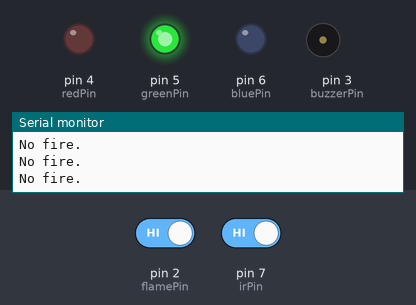
This sketch was run on a simulated Arduino Uno, built with avr-gcc and run on an emulated ATmega328P. On the bench: output pins drawn as LEDs (lit = HIGH), buzzer (waves = sounding, pin HIGH), the last lines printed to the serial monitor. Inputs (shaded band) come from the test bench; at power-on: pin 2 (flamePin) HIGH, pin 7 (irPin) HIGH.

Above: at 1.2 s.
1.3 s: pin 2 (flamePin) driven LOW
At 1.8 s:
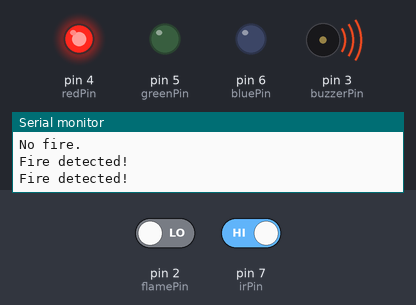
2.9 s: pin 2 (flamePin) driven HIGH
At 4.2 s:
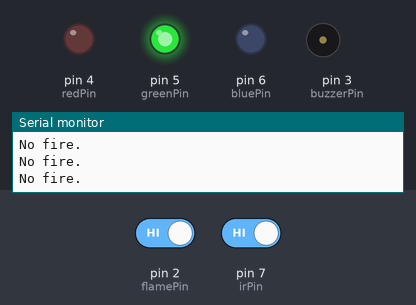
4.5 s: pin 7 (irPin) driven LOW
At 5.5 s:
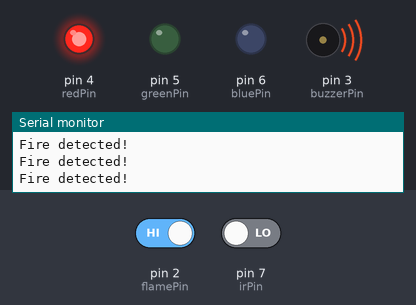
Timing chart, 0 to 7.5 s (numbered marks = the images above; inputs shaded):
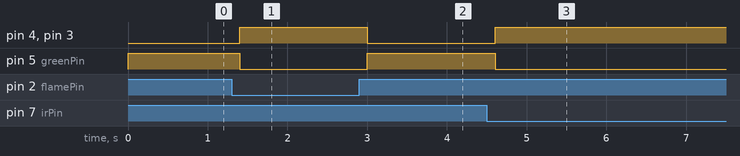

The sketch:

FIREDETECTOR.ino
```cpp
const int flamePin = 2;   // the number of the flame sensor pin
const int irPin = 7;      // the number of the IR sensor pin
const int buzzerPin = 3;  // the number of the buzzer pin
const int redPin = 4;     // the number of the red LED pin
const int greenPin = 5;   // the number of the green LED pin
const int bluePin = 6;    // the number of the blue LED pin

int flameState = 0; // variable for reading the flame sensor status
int irState = 0;    // variable for reading the IR sensor status

void setup() {
    pinMode(flamePin, INPUT);
    pinMode(irPin, INPUT);
    pinMode(buzzerPin, OUTPUT);
    pinMode(redPin, OUTPUT);
    pinMode(greenPin, OUTPUT);
    pinMode(bluePin, OUTPUT);
    Serial.begin(9600);
}

void loop() {
    flameState = digitalRead(flamePin); // read the state of the flame sensor
    irState = digitalRead(irPin);       // read the state of the IR sensor

    if (flameState == LOW || irState == LOW) {
        // Flame or heat detected
        digitalWrite(buzzerPin, HIGH); // turn on the buzzer
        digitalWrite(redPin, HIGH);    // turn on the red LED
        digitalWrite(greenPin, LOW);   // turn off the green LED
        digitalWrite(bluePin, LOW);    // turn off the blue LED
        Serial.println("Fire detected!");
    } else {
        // No flame or heat detected
        digitalWrite(buzzerPin, LOW);  // turn off the buzzer
        digitalWrite(redPin, LOW);     // turn off the red LED
        digitalWrite(greenPin, HIGH);  // turn on the green LED
        digitalWrite(bluePin, LOW);    // turn off the blue LED
        Serial.println("No fire.");
    }

    delay(200); // delay for stability
}
```

Measured:
- after the input at 1.3 s, pin 4 (redPin), pin 3 (buzzerPin): LOW → HIGH after 0.10 s; pin 5 (greenPin): HIGH → LOW after 0.10 s
- after the input at 2.9 s, pin 4 (redPin), pin 3 (buzzerPin): HIGH → LOW after 0.10 s; pin 5 (greenPin): LOW → HIGH after 0.10 s
- after the input at 4.5 s, pin 4 (redPin), pin 3 (buzzerPin): LOW → HIGH after 0.10 s; pin 5 (greenPin): HIGH → LOW after 0.10 s
